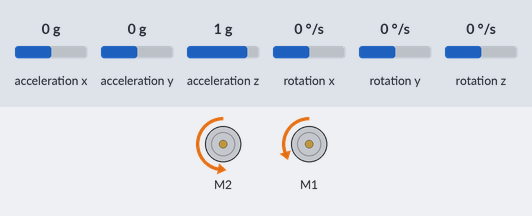
Recording of a sketch running on a simulated Arduino Uno, built with avr-gcc and run on an emulated ATmega328P. On the bench: 2 × DC motor (green arrow = forward, orange = backward, longer = faster). The inputs (shaded band) are chosen by the test bench; at power-on: acceleration x 0 g, acceleration y 0 g, acceleration z 1 g, rotation x 0 °/s, rotation y 0 °/s, rotation z 0 °/s. What the sketch prints to the serial monitor is not drawn.

Above: at 1.2 s.
1.3 s: acceleration x set to -1.4 g
4.3 s: acceleration y set to -0.2 g
Timing chart, 0 to 7.3 s (numbered marks = the images above; inputs shaded):
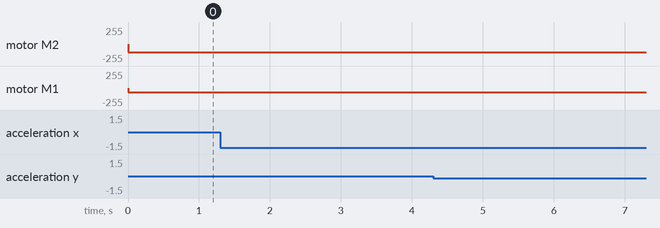

Measured:
- after the input at 1.3 s, every drawn part: stays the same
- after the input at 4.3 s, every drawn part: stays the same

The sketch:

zumo_Xbee_commander.ino
```cpp
#include <Wire.h>
#include <LSM303.h>
#include <ZumoMotors.h>

long timer=0;
int vmax = 200;
int vright = 0;
int vleft = 0;
//char buffer;
//String vitesse;
//String angle;

LSM303 compass;
ZumoMotors motors;

// Buffer qui va contenir la trame série
#define TAILLE_MAX 32

// Buffer qui va contenir le texte (taille du buffer / 2, oui j'ai mis ça au pif)
char texte[TAILLE_MAX];
// Données utiles extraites
long int cons_vitesse,cons_angle,angle;
float vitesse;

void setup() {
  Serial.begin(38400);
  Serial.println("Serial");
  Wire.begin();
  compass.init();
  compass.enableDefault();
}


void loop()
{
// Récupération d'une trame + parsing
  if(recupInfo(texte,&cons_vitesse,&cons_angle)==1) {Serial.println("Erreur de trame 1!");}
  if(recupInfo(texte,&cons_vitesse,&cons_angle)==2) {Serial.println("Erreur de trame 2!");}

vitesse=(float(cons_vitesse)-100)/100;
angle=(cons_angle-9000)/100;

if (angle<0)
  {if (vitesse==0) {vleft=0;vright=-angle*vmax/90;} else {vleft=-vitesse*vmax*angle/180;  vright=vitesse*vmax;}}
else if (angle>0)
  {if (vitesse==0) {vleft=angle*vmax/90;vright=0;} else {vleft=vitesse*vmax;  vright=vitesse*vmax*angle/180;}}
else if (angle==0) {vleft=vitesse*vmax;  vright=vitesse*vmax;}

motors.setRightSpeed(vright);
motors.setLeftSpeed(vleft);
delay(1);

// Envoie les infos de la centrale
  compass.read();
  timer = millis();
  Serial.print("!");Serial.print("AN:");
  Serial.print(timer); Serial.print (",");
  Serial.print (compass.a.x);Serial.print (",");
  Serial.print (compass.a.y); Serial.print (",");
  Serial.print (compass.a.z);Serial.print (",");
  Serial.print (compass.m.x);Serial.print (",");
  Serial.print (compass.m.y);Serial.print (",");
  Serial.print (compass.m.z);Serial.print(",");
  Serial.print (vleft);
  Serial.print (",");
  Serial.print (vright);
  Serial.println();

}


int recupInfo(char *texte, long int *cons_vitesse,long int *cons_angle) {
  char c, buf[TAILLE_MAX + 1];
  unsigned char i = 0;
    if(Serial.available() > 1){/* Attente de 2 char sur le port série */
  while(Serial.read() != '~' && Serial.read() != 'X'); /* Tant que chaine != ~X -> boucle */
  /* Remplissage du buffer */
  do{
    if(i == (TAILLE_MAX + 1)) /* Si la chaine a dépassé la taille max du buffer*/
      return 1;/* retourne 1 -> erreur */
    while(Serial.available() < 1); /* Attente d'un char sur le port série */
  }
  while((buf[i++] = Serial.read()) != '#'); /* Tant que char != # (fléche) -> boucle */

  /* Copie le texte au début de buf[] dans texte[] */
  i = 0;
  while((texte[i] = buf[i]) != '#') i++;
  texte[i] = '\0';
  /* Parse la chaine de caractères et extrait les champs */
  if(sscanf(texte, "X;%d;%d;",cons_vitesse,cons_angle) != 2)
    {return 2;} /* Si sscanf n'as pas pu extraire les 2 champs -> erreur*/

  return 0;/* retourne 0 -> pas d'erreur */
}
}
```
